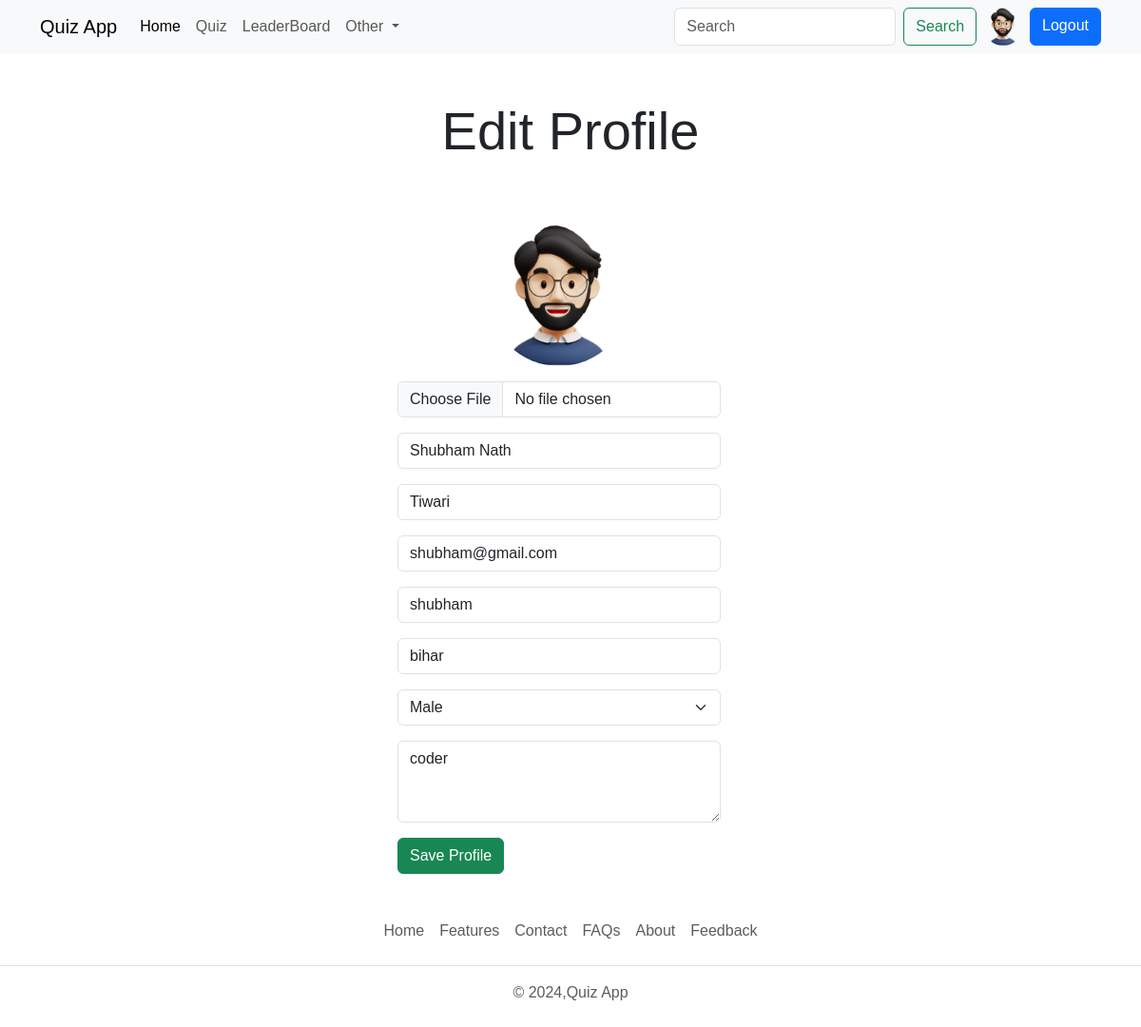
The app's page /user/settings (signed in) with its own data.
### account/models.py (models this page shows, shortened)
class Profile(models.Model):
    user = models.OneToOneField(User, on_delete=models.CASCADE,null=True, verbose_name='User Object')
    bio = models.TextField(blank=True, null=True)
    profile_img = models.ImageField(upload_to='profile_images',default='user.png',blank=True,null=True, verbose_name='Profile Pic')
    location = models.CharField(max_length=100,null=True,blank=True)
    GENDER = (
        ('Male','Male'),
        ('Female','Female'),
        ('Other','Other'),
    )
    gender = models.CharField(max_length=6,choices=GENDER,blank=True,null=True)

### account/views.py (the view, shortened to what this page needs)
# urls.py: path('settings',views.editProfile, name='edit_profile'),
@login_required(login_url='login')
def editProfile(request):
    user_object = User.objects.get(username=request.user)
    user_profile = Profile.objects.get(user=user_object)
    context = {"user_profile":user_profile}
    return render(request,'profile-edit.html',context)

### templates/profile-edit.html (shortened to what this page needs)
{% extends 'index.html' %}
{% block content %}
  <h1 class="display-4 text-center my-5">Edit Profile</h1>
  <div class="container">
    <div class="row row-cols-sm-1 row-cols-lg-3 container">
      <div class="col-12">
      </div>
      <div class="col-12">
        <form action="" method="POST" enctype="multipart/form-data">
            <div class="mb-3 d-flex justify-content-center">
                <img src="{{user_profile.profile_img.url}}" alt="profile-pic" width="150" height="150" class="rounded-circle">
            </div>
          <div class="mb-3">
            <input type="file" name="profile_img" class="form-control" id="exampleInputImage">
          </div>
          <div class="mb-3">
            <input type="text" name="firstname" value="{{user_profile.user.first_name}}" class="form-control" id="exampleInputFirstName" placeholder="First Name" required>
          </div>
          <div class="mb-3">
            <input type="text" name="lastname" value="{{user_profile.user.last_name}}" class="form-control" id="exampleInputLastName" placeholder="Last Name" required>
          </div>
          <div class="mb-3">
            <input type="email" class="form-control" id="exampleInputEmail2" aria-describedby="emailHelp"
              placeholder="Email" name="email" value="{{user_profile.user.email}}" required>
          </div>
          <div class="mb-3">
            <input type="text" class="form-control" id="exampleInputUsername1" aria-describedby="emailHelp"
              placeholder="Username" name="username" value="{{user_profile.user.username}}" required>
          </div>
          <div class="mb-3">
            <input type="text" name="location" value="{{user_profile.location}}" class="form-control" id="exampleInputLocation" placeholder="Location" required>
          </div>
          <div class="mb-3">
            <select class="form-select form-control" name="gender" id="exampleInputGender" aria-label="Default select example" required>
                <option {% if user_profile.gender == 'Male' %}selected{% endif %} value="Male">Male</option>
            </select>
          </div>
          <div class="mb-3">
            <textarea class="form-control" name="bio" id="exampleFormControlTextarea1" rows="3" placeholder="Your Bio" required>{{user_profile.bio}}</textarea>
          </div>
          <button type="submit" class="btn btn-success">Save Profile</button>
        </form>
      </div>
      <div class="col-12">
      </div>
    </div>
  </div>
{% endblock content %}

### templates/components/navbar.html (shortened to what this page needs)
<nav class="navbar navbar-expand-lg bg-body-tertiary d-lg-block d-none">
    <div class="container">
        <a class="navbar-brand" href="{% url 'home' %}">Quiz App</a>
        <div class="collapse navbar-collapse" id="navbarScroll">
          <ul class="navbar-nav me-auto my-2 my-lg-0 navbar-nav-scroll" style="--bs-scroll-height: 100px;">
            <li class="nav-item">
              <a class="nav-link active" aria-current="page" href="{% url 'home' %}">Home</a>
            </li>
            <li class="nav-item">
              <a class="nav-link" href="{% url 'all_quiz' %}">Quiz</a>
            </li>
            <li class="nav-item">
              <a class="nav-link" href="{% url 'leaderboard' %}">LeaderBoard</a>
            </li>
            <li class="nav-item dropdown">
              <a class="nav-link dropdown-toggle" href="#" role="button" data-bs-toggle="dropdown" aria-expanded="false">
                Other
              </a>
            </li>
          </ul>
          <form class="d-flex" role="search">
            <input class="form-control me-2" type="search" placeholder="Search" aria-label="Search">
            <button class="btn btn-outline-success" type="submit">Search</button>
            {% if request.user.is_authenticated %}
            <a href="{% url 'profile' request.user.username %}" data-bs-toggle="tooltip" data-bs-placement="bottom" data-bs-title="@{{request.user.username}}" class="mx-2">
              <img src="{{user_profile.profile_img.url}}" class="rounded-circle" alt="profile_image" width="40" height="40">
            </a>
            <a href="{% url 'logout' %}" class="btn btn-primary">Logout</a>
            {% else %}
            <a href="{% url 'login' %}" class="btn btn-primary ms-2">Login</a>
            {% endif %}
          </form>
        </div>
    </div>
</nav>

### static/css/style.css (style rules this page uses)
* { font-family: 'Trebuchet MS', 'Lucida Sans Unicode', 'Lucida Grande', 'Lucida Sans', Arial, sans-serif; }

### records on screen
Profile: profile_img (picture), firstname "Shubham Nath", lastname "Tiwari", email "shubham@gmail.com", username "shubham", location "bihar", gender "Male", bio "coder"
